Frame 1 (no input): blank canvas, image omitted
Frame 60 (the mouse pressed at the canvas centre just before this capture): blank canvas, image omitted
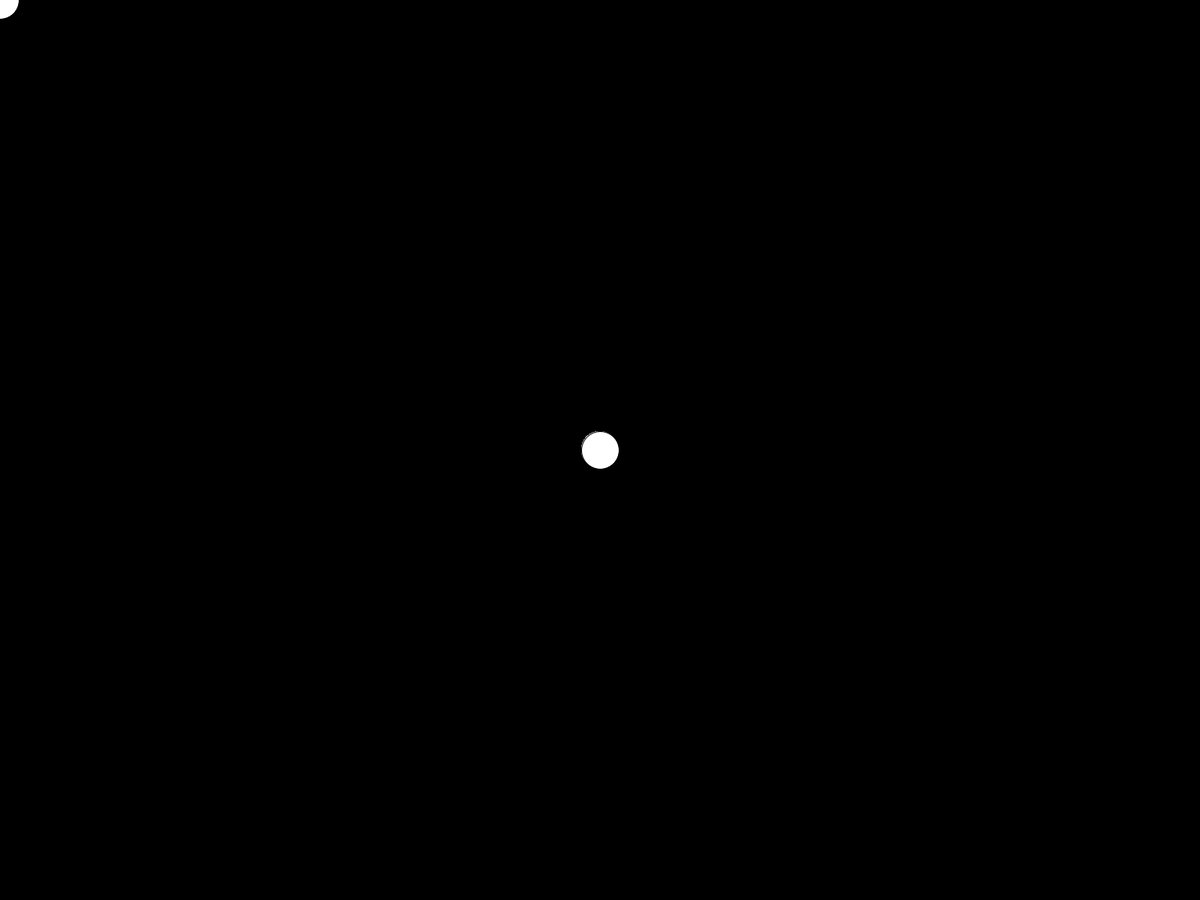
Frame 120 (the mouse held since frame 60 and released just before this capture)

The Processing sketch whose frames 1 and 60 were blank and that drew this single picture after the mouse press (run headless with seeded random() and noise(); from frame 60 on, the mouse is pressed at the canvas centre):

// Processing sketch: DrawingThing
// ── DrawingThing.pde
int w = 50;
int h = 50;

int dw = -1;
int dh = -1;

void setup()
{
 fullScreen();
 background(0);
}

void draw()
{
  fill(255);
  stroke(0);
  ellipse(mouseX, mouseY, w, h);
  
  if(w < 2)
  {
    dw = 1;
  }
}
